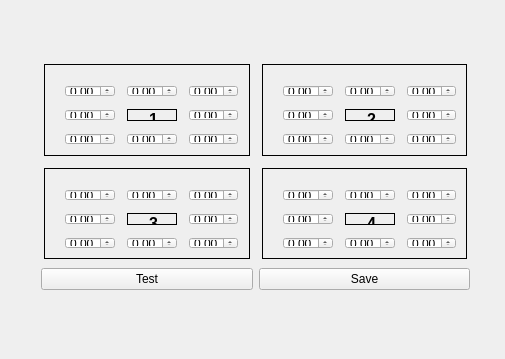
<?xml version="1.0" encoding="UTF-8"?>
<ui version="4.0">
 <class>fqqParticleWidget</class>
 <widget class="QWidget" name="fqqParticleWidget">
  <property name="geometry">
   <rect>
    <x>0</x>
    <y>0</y>
    <width>505</width>
    <height>359</height>
   </rect>
  </property>
  <property name="windowTitle">
   <string>fqqParticleWidget</string>
  </property>
  <property name="styleSheet">
   <string notr="true"/>
  </property>
  <widget class="QWidget" name="gridLayoutWidget_2">
   <property name="geometry">
    <rect>
     <x>30</x>
     <y>50</y>
     <width>451</width>
     <height>251</height>
    </rect>
   </property>
   <layout class="QGridLayout" name="gridLayout_2">
    <property name="sizeConstraint">
     <enum>QLayout::SetMaximumSize</enum>
    </property>
    <property name="spacing">
     <number>6</number>
    </property>
    <item row="2" column="1">
     <widget class="QPushButton" name="pushButton_Save">
      <property name="text">
       <string>Save</string>
      </property>
     </widget>
    </item>
    <item row="2" column="0">
     <widget class="QPushButton" name="pushButton_Test">
      <property name="text">
       <string>Test</string>
      </property>
     </widget>
    </item>
    <item row="0" column="1">
     <widget class="QFrame" name="frame">
      <property name="styleSheet">
       <string notr="true">QFrame{border:1px solid black}
QWidget{margin:3px;}</string>
      </property>
      <property name="frameShape">
       <enum>QFrame::StyledPanel</enum>
      </property>
      <property name="frameShadow">
       <enum>QFrame::Raised</enum>
      </property>
      <property name="lineWidth">
       <number>2</number>
      </property>
      <widget class="QWidget" name="layoutWidget">
       <property name="geometry">
        <rect>
         <x>10</x>
         <y>10</y>
         <width>201</width>
         <height>88</height>
        </rect>
       </property>
       <layout class="QGridLayout" name="gridLayout_4">
        <property name="sizeConstraint">
         <enum>QLayout::SetMaximumSize</enum>
        </property>
        <item row="1" column="1">
         <widget class="QLabel" name="label_3">
          <property name="text">
           <string>&lt;html&gt;&lt;head/&gt;&lt;body&gt;&lt;p align=&quot;center&quot;&gt;&lt;span style=&quot; font-size:12pt; font-weight:600;&quot;&gt;2&lt;/span&gt;&lt;/p&gt;&lt;/body&gt;&lt;/html&gt;</string>
          </property>
         </widget>
        </item>
        <item row="0" column="0">
         <widget class="QDoubleSpinBox" name="doubleSpinBox_17"/>
        </item>
        <item row="1" column="2">
         <widget class="QDoubleSpinBox" name="doubleSpinBox_18"/>
        </item>
        <item row="1" column="0">
         <widget class="QDoubleSpinBox" name="doubleSpinBox_19"/>
        </item>
        <item row="0" column="2">
         <widget class="QDoubleSpinBox" name="doubleSpinBox_20"/>
        </item>
        <item row="0" column="1">
         <widget class="QDoubleSpinBox" name="doubleSpinBox_21"/>
        </item>
        <item row="2" column="2">
         <widget class="QDoubleSpinBox" name="doubleSpinBox_22"/>
        </item>
        <item row="2" column="0">
         <widget class="QDoubleSpinBox" name="doubleSpinBox_23"/>
        </item>
        <item row="2" column="1">
         <widget class="QDoubleSpinBox" name="doubleSpinBox_24"/>
        </item>
       </layout>
      </widget>
     </widget>
    </item>
    <item row="0" column="0">
     <widget class="QFrame" name="frame_1">
      <property name="styleSheet">
       <string notr="true">QFrame{border:1px solid black}
QWidget{margin:3px;}</string>
      </property>
      <property name="frameShape">
       <enum>QFrame::StyledPanel</enum>
      </property>
      <property name="frameShadow">
       <enum>QFrame::Raised</enum>
      </property>
      <property name="lineWidth">
       <number>2</number>
      </property>
      <widget class="QWidget" name="layoutWidget_2">
       <property name="geometry">
        <rect>
         <x>10</x>
         <y>10</y>
         <width>201</width>
         <height>88</height>
        </rect>
       </property>
       <layout class="QGridLayout" name="gridLayout_1">
        <property name="sizeConstraint">
         <enum>QLayout::SetMaximumSize</enum>
        </property>
        <item row="1" column="1">
         <widget class="QLabel" name="label_5">
          <property name="text">
           <string>&lt;html&gt;&lt;head/&gt;&lt;body&gt;&lt;p align=&quot;center&quot;&gt;&lt;span style=&quot; font-size:12pt; font-weight:600;&quot;&gt;1&lt;/span&gt;&lt;/p&gt;&lt;/body&gt;&lt;/html&gt;</string>
          </property>
         </widget>
        </item>
        <item row="0" column="0">
         <widget class="QDoubleSpinBox" name="doubleSpinBox_1_LT"/>
        </item>
        <item row="1" column="2">
         <widget class="QDoubleSpinBox" name="doubleSpinBox_1_R"/>
        </item>
        <item row="1" column="0">
         <widget class="QDoubleSpinBox" name="doubleSpinBox_1_L"/>
        </item>
        <item row="0" column="2">
         <widget class="QDoubleSpinBox" name="doubleSpinBox_1_RT"/>
        </item>
        <item row="0" column="1">
         <widget class="QDoubleSpinBox" name="doubleSpinBox_1_T"/>
        </item>
        <item row="2" column="2">
         <widget class="QDoubleSpinBox" name="doubleSpinBox_1_RB"/>
        </item>
        <item row="2" column="0">
         <widget class="QDoubleSpinBox" name="doubleSpinBox_1_LB"/>
        </item>
        <item row="2" column="1">
         <widget class="QDoubleSpinBox" name="doubleSpinBox_1_B"/>
        </item>
       </layout>
      </widget>
     </widget>
    </item>
    <item row="1" column="0">
     <widget class="QFrame" name="frame_3">
      <property name="styleSheet">
       <string notr="true">QFrame{border:1px solid black}
QWidget{margin:3px;}</string>
      </property>
      <property name="frameShape">
       <enum>QFrame::StyledPanel</enum>
      </property>
      <property name="frameShadow">
       <enum>QFrame::Raised</enum>
      </property>
      <property name="lineWidth">
       <number>2</number>
      </property>
      <widget class="QWidget" name="layoutWidget_4">
       <property name="geometry">
        <rect>
         <x>10</x>
         <y>10</y>
         <width>201</width>
         <height>88</height>
        </rect>
       </property>
       <layout class="QGridLayout" name="gridLayout_8">
        <property name="sizeConstraint">
         <enum>QLayout::SetMaximumSize</enum>
        </property>
        <item row="1" column="1">
         <widget class="QLabel" name="label_7">
          <property name="text">
           <string>&lt;html&gt;&lt;head/&gt;&lt;body&gt;&lt;p align=&quot;center&quot;&gt;&lt;span style=&quot; font-size:12pt; font-weight:600;&quot;&gt;3&lt;/span&gt;&lt;/p&gt;&lt;/body&gt;&lt;/html&gt;</string>
          </property>
         </widget>
        </item>
        <item row="0" column="0">
         <widget class="QDoubleSpinBox" name="doubleSpinBox_49"/>
        </item>
        <item row="1" column="2">
         <widget class="QDoubleSpinBox" name="doubleSpinBox_50"/>
        </item>
        <item row="1" column="0">
         <widget class="QDoubleSpinBox" name="doubleSpinBox_51"/>
        </item>
        <item row="0" column="2">
         <widget class="QDoubleSpinBox" name="doubleSpinBox_52"/>
        </item>
        <item row="0" column="1">
         <widget class="QDoubleSpinBox" name="doubleSpinBox_53"/>
        </item>
        <item row="2" column="2">
         <widget class="QDoubleSpinBox" name="doubleSpinBox_54"/>
        </item>
        <item row="2" column="0">
         <widget class="QDoubleSpinBox" name="doubleSpinBox_55"/>
        </item>
        <item row="2" column="1">
         <widget class="QDoubleSpinBox" name="doubleSpinBox_56"/>
        </item>
       </layout>
      </widget>
     </widget>
    </item>
    <item row="1" column="1">
     <widget class="QFrame" name="frame_4">
      <property name="styleSheet">
       <string notr="true">QFrame{border:1px solid black}
QWidget{margin:3px;}</string>
      </property>
      <property name="frameShape">
       <enum>QFrame::StyledPanel</enum>
      </property>
      <property name="frameShadow">
       <enum>QFrame::Raised</enum>
      </property>
      <property name="lineWidth">
       <number>2</number>
      </property>
      <widget class="QWidget" name="layoutWidget_5">
       <property name="geometry">
        <rect>
         <x>10</x>
         <y>10</y>
         <width>201</width>
         <height>88</height>
        </rect>
       </property>
       <layout class="QGridLayout" name="gridLayout_9">
        <property name="sizeConstraint">
         <enum>QLayout::SetMaximumSize</enum>
        </property>
        <item row="1" column="1">
         <widget class="QLabel" name="label_8">
          <property name="text">
           <string>&lt;html&gt;&lt;head/&gt;&lt;body&gt;&lt;p align=&quot;center&quot;&gt;&lt;span style=&quot; font-size:12pt; font-weight:600;&quot;&gt;4&lt;/span&gt;&lt;/p&gt;&lt;/body&gt;&lt;/html&gt;</string>
          </property>
         </widget>
        </item>
        <item row="0" column="0">
         <widget class="QDoubleSpinBox" name="doubleSpinBox_57"/>
        </item>
        <item row="1" column="2">
         <widget class="QDoubleSpinBox" name="doubleSpinBox_58"/>
        </item>
        <item row="1" column="0">
         <widget class="QDoubleSpinBox" name="doubleSpinBox_59"/>
        </item>
        <item row="0" column="2">
         <widget class="QDoubleSpinBox" name="doubleSpinBox_60"/>
        </item>
        <item row="0" column="1">
         <widget class="QDoubleSpinBox" name="doubleSpinBox_61"/>
        </item>
        <item row="2" column="2">
         <widget class="QDoubleSpinBox" name="doubleSpinBox_62"/>
        </item>
        <item row="2" column="0">
         <widget class="QDoubleSpinBox" name="doubleSpinBox_63"/>
        </item>
        <item row="2" column="1">
         <widget class="QDoubleSpinBox" name="doubleSpinBox_64"/>
        </item>
       </layout>
      </widget>
     </widget>
    </item>
   </layout>
  </widget>
 </widget>
 <layoutdefault spacing="6" margin="11"/>
 <tabstops>
  <tabstop>doubleSpinBox_1_LT</tabstop>
  <tabstop>doubleSpinBox_1_T</tabstop>
  <tabstop>doubleSpinBox_1_RT</tabstop>
  <tabstop>doubleSpinBox_1_L</tabstop>
  <tabstop>doubleSpinBox_1_R</tabstop>
  <tabstop>doubleSpinBox_1_LB</tabstop>
  <tabstop>doubleSpinBox_1_B</tabstop>
  <tabstop>doubleSpinBox_1_RB</tabstop>
  <tabstop>doubleSpinBox_17</tabstop>
  <tabstop>doubleSpinBox_21</tabstop>
  <tabstop>doubleSpinBox_20</tabstop>
  <tabstop>doubleSpinBox_19</tabstop>
  <tabstop>doubleSpinBox_18</tabstop>
  <tabstop>doubleSpinBox_23</tabstop>
  <tabstop>doubleSpinBox_24</tabstop>
  <tabstop>doubleSpinBox_22</tabstop>
  <tabstop>doubleSpinBox_49</tabstop>
  <tabstop>doubleSpinBox_53</tabstop>
  <tabstop>doubleSpinBox_52</tabstop>
  <tabstop>doubleSpinBox_51</tabstop>
  <tabstop>doubleSpinBox_50</tabstop>
  <tabstop>doubleSpinBox_55</tabstop>
  <tabstop>doubleSpinBox_56</tabstop>
  <tabstop>doubleSpinBox_54</tabstop>
  <tabstop>doubleSpinBox_57</tabstop>
  <tabstop>doubleSpinBox_61</tabstop>
  <tabstop>doubleSpinBox_60</tabstop>
  <tabstop>doubleSpinBox_59</tabstop>
  <tabstop>doubleSpinBox_58</tabstop>
  <tabstop>doubleSpinBox_63</tabstop>
  <tabstop>doubleSpinBox_64</tabstop>
  <tabstop>doubleSpinBox_62</tabstop>
  <tabstop>pushButton_Test</tabstop>
  <tabstop>pushButton_Save</tabstop>
 </tabstops>
 <resources/>
 <connections/>
</ui>
